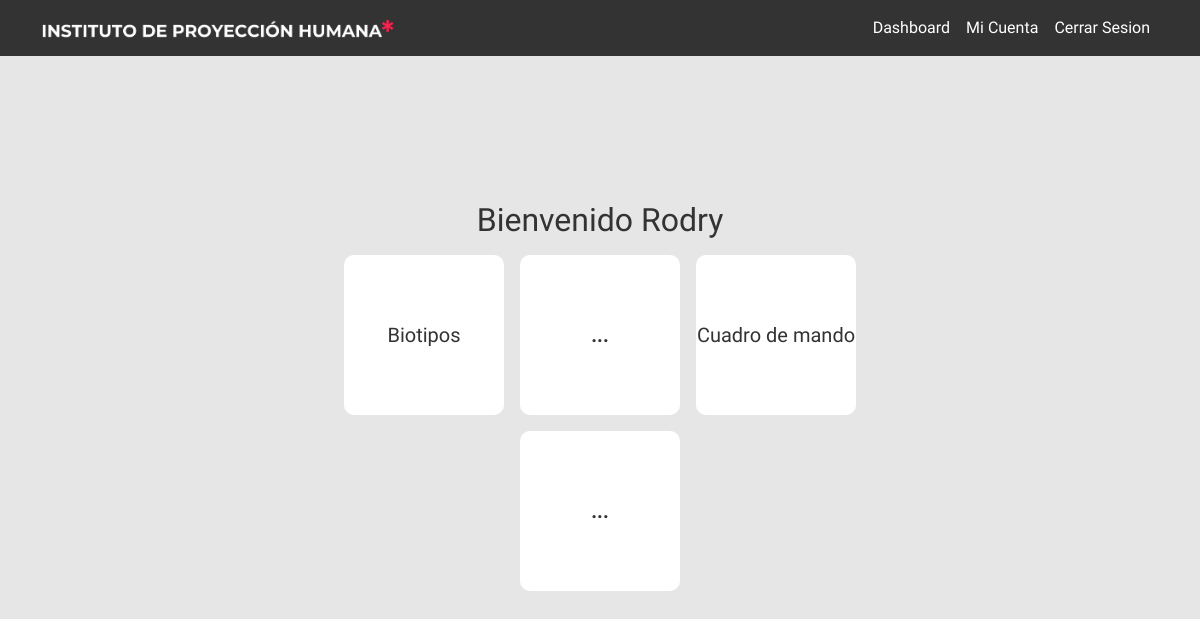
The page /dashboard (signed in) on the database as committed earlier.
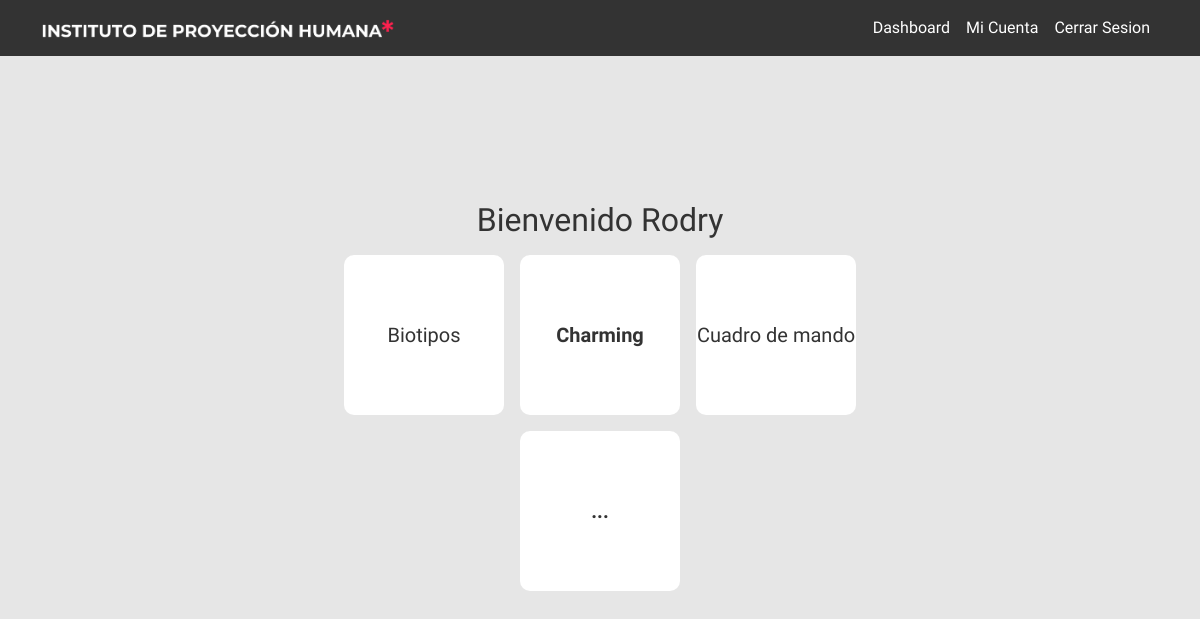
The same page on the database as committed later.
### models.py (models this page shows)
class Result(db.Model):
    __tablename__ = 'results'
    result_id = db.Column(db.Integer, primary_key=True)
    user_id = db.Column(db.Integer, db.ForeignKey('users.id'), nullable=False)
    biotype = db.Column(db.String(50))
    total_score = db.Column(db.Integer)
    date = db.Column(db.DateTime, default=db.func.current_timestamp())

### app.py (the view)
@app.route("/dashboard")
def dashboard():
    if "username" in session:
            biotipoId = User.query.filter_by(username=session["username"]).first()
            biotipo = Result.query.filter_by(user_id=biotipoId.id).first()
            estado = UserStateHistory.query.filter_by(user_id=biotipoId.id).first()
            if biotipo is None and estado is None:
                return render_template("dashboard.html", user_name=session["username"], biotipo="...", estado="...")
            elif biotipo is None:
                return render_template("dashboard.html", user_name=session["username"], biotipo="...", estado=estado.estado)
            elif estado is None:
                return render_template("dashboard.html", user_name=session["username"], biotipo=biotipo.biotype, estado="...")
            else:
                return render_template("dashboard.html", user_name=session["username"], biotipo=biotipo.biotype, estado=estado.estado)
    else:
        return redirect(url_for('login'))

### app.py (called while the page is built)
@app.after_request
def after_request(response):
    response.headers["Cache-Control"] = "no-cache, no-store, must-revalidate"
    response.headers["Expires"] = 0
    response.headers["Pragma"] = "no-cache"
    return response

### templates/dashboard.html (shortened to what this page needs)
{% extends "layout.html" %}
{% block css %}
    <link rel="stylesheet" href="/static/css/custom-style.css">
    <link rel="stylesheet" href="/static/css/dashboard-style.css">
{% endblock %}
{% block main %}
    {% if session %}
        <div class="container-card">
            <h2 class="transition-up">Bienvenido {{ user_name }}</h2>
            <div class="cards transition-up d-flex flex-wrap flex-md-nowrap justify-content-center">
                <a href="/biotypes" class="m-2 card-effect">
                    Biotipos
                </a>
                <a class="m-2 card-effect">
                    <b>{{ biotipo }}</b>
                </a>
                <a href="/analysis" class="m-2 card-effect">Cuadro de mando</a>
            </div>
            <div class="cards transition-up d-flex">
                <a class="m-2 card-effect">
                    <b>{{ estado }}</b>
                </a>
            </div>
        </div>
    {% endif %}
{% endblock%}

Rows that differ between the two databases and show on the page:
added Result: biotype "Charming"
Other text that changed with them:
{{ biotipo }}: "..." → (not shown)
